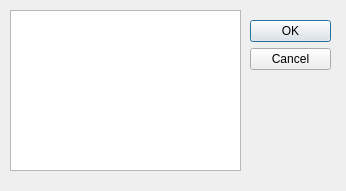
<?xml version="1.0" encoding="UTF-8"?>
<ui version="4.0">
 <class>DevSelectDlg</class>
 <widget class="QDialog" name="DevSelectDlg">
  <property name="geometry">
   <rect>
    <x>0</x>
    <y>0</y>
    <width>346</width>
    <height>191</height>
   </rect>
  </property>
  <property name="windowTitle">
   <string>Dialog</string>
  </property>
  <widget class="QDialogButtonBox" name="buttonBox">
   <property name="geometry">
    <rect>
     <x>250</x>
     <y>20</y>
     <width>81</width>
     <height>241</height>
    </rect>
   </property>
   <property name="orientation">
    <enum>Qt::Vertical</enum>
   </property>
   <property name="standardButtons">
    <set>QDialogButtonBox::Cancel|QDialogButtonBox::Ok</set>
   </property>
  </widget>
  <widget class="QListWidget" name="listWidget">
   <property name="geometry">
    <rect>
     <x>10</x>
     <y>10</y>
     <width>231</width>
     <height>161</height>
    </rect>
   </property>
  </widget>
 </widget>
 <resources/>
 <connections>
  <connection>
   <sender>buttonBox</sender>
   <signal>accepted()</signal>
   <receiver>DevSelectDlg</receiver>
   <slot>accept()</slot>
   <hints>
    <hint type="sourcelabel">
     <x>248</x>
     <y>254</y>
    </hint>
    <hint type="destinationlabel">
     <x>157</x>
     <y>274</y>
    </hint>
   </hints>
  </connection>
  <connection>
   <sender>buttonBox</sender>
   <signal>rejected()</signal>
   <receiver>DevSelectDlg</receiver>
   <slot>reject()</slot>
   <hints>
    <hint type="sourcelabel">
     <x>316</x>
     <y>260</y>
    </hint>
    <hint type="destinationlabel">
     <x>286</x>
     <y>274</y>
    </hint>
   </hints>
  </connection>
 </connections>
</ui>
